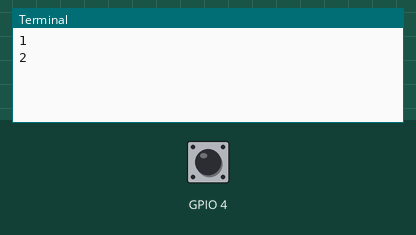
Recording of a program running on a simulated Raspberry Pi (BCM pin numbers). On the bench: the last lines printed to the terminal. The inputs (shaded band) are chosen by the test bench; at power-on: GPIO 4 HIGH. Files the program writes start out absent; the clock reads 2024-03-15 10:24:30 at power-on unless the program sets it.

Above: at 1.2 s.
1.3 s: GPIO 4 pulled LOW for 0.15 s
At 1.9 s:
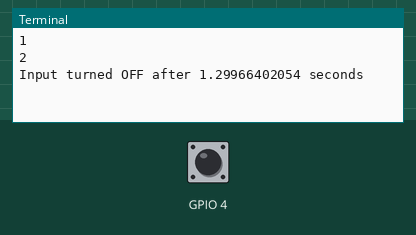
2.9 s: GPIO 4 pulled LOW for 1 s
5.4 s: GPIO 4 pulled LOW for 0.15 s
At 5.9 s:
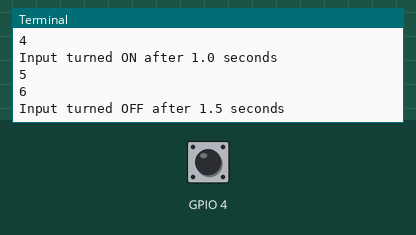
Timing chart, 0 to 8.4 s (numbered marks = the images above; inputs shaded):
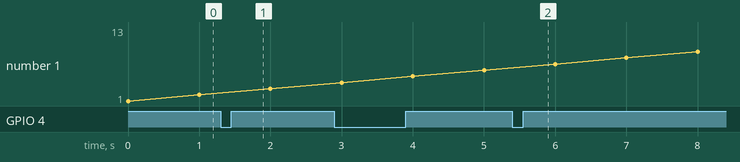

Measured:
- after the input at 1.3 s, the terminal: prints a new line at once (image 1)
- after the input at 5.4 s, the terminal: prints a new line at once (image 2)

The program:

readGPIOIn.py
```python
#!/usr/bin/python

import RPi.GPIO as GPIO
import time
from optparse import OptionParser
import json

class GPIOReader:

  @classmethod
  def init_option_parser(cls):
    parser = OptionParser()
    parser.add_option("-i", "--gpioin", action="store", type="int", dest="gpioin", default=4, help="GPIO number where INPUT device is connected")
    parser.add_option("-f", "--jsonfile", action="store", type="string", dest="jsonoutputfile", default="gpio-events.json", help="JSON File for commands read from GPIO")
    (options, args) = parser.parse_args()
    return options

  def __init__(self):
    self.last_event_time = time.time()
    self.options = GPIOReader.init_option_parser()
    self.json_file = self.options.jsonoutputfile
    self.out_json_file = open(self.json_file, 'w')
    self.init_gpio()

  def log_input(self, channel):
    new_event_time = time.time()
    elapsed_time = new_event_time - self.last_event_time
    if GPIO.input(channel) == GPIO.HIGH:
      print 'Input turned ON after {} seconds'.format(elapsed_time)
      json.dump({'source': 'gpio', 'value': True, 'time' : elapsed_time}, self.out_json_file)
    else:
      print 'Input turned OFF after {} seconds'.format(elapsed_time)
      json.dump({'source': 'gpio', 'value': False, 'time' : elapsed_time}, self.out_json_file)
    self.last_event_time = new_event_time
    self.out_json_file.write('\n')

  def init_gpio(self):
    GPIO.setmode(GPIO.BCM)
    GPIO.setup(self.options.gpioin, GPIO.IN, pull_up_down=GPIO.PUD_UP)
    GPIO.add_event_detect(self.options.gpioin, GPIO.BOTH, callback=self.log_input, bouncetime=200)

  def wait_events_loop(self):
    i = 0
    while True:
      i = i + 1
      print(i)
      time.sleep(1)

  def end(self):
    print 'Exiting readGPIOIn. Doing GPIO cleanup.'
    GPIO.cleanup()

try:
  gpio_reader = GPIOReader()
  gpio_reader.wait_events_loop()
except KeyboardInterrupt:
  gpio_reader.end()
```
